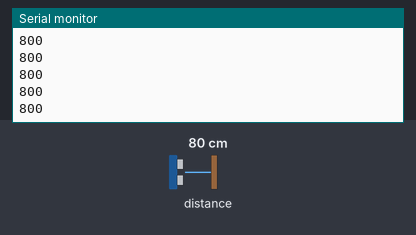
Bench run of a sketch on a simulated Arduino Uno, built with avr-gcc and run on an emulated ATmega328P. Shown: the last lines printed to the serial monitor. The inputs (shaded band) are chosen by the test bench; at power-on: distance to the obstacle 80 cm.

Above: at 1.2 s.
1.3 s: distance to the obstacle set to 2 cm
At 2.0 s:
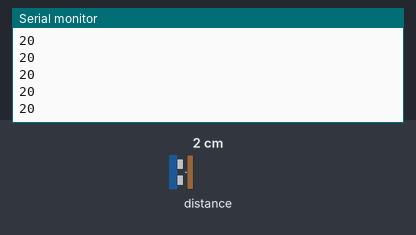
2.8 s: distance to the obstacle set to 4 cm
At 3.8 s:
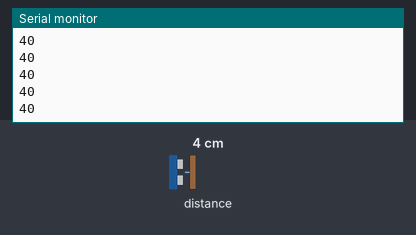
Timing chart, 0 to 5.8 s (numbered marks = the images above; inputs shaded):
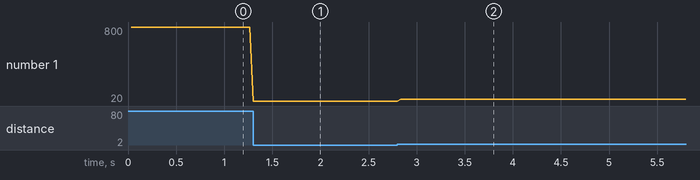

Measured:
- after the input at 1.3 s, the serial monitor: prints a new line at once (image 1)
- after the input at 2.8 s, the serial monitor: prints a new line at once (image 2)
- plotted number 1: 800 → 20 after the input at 1.3 s, 20 → 40 after the input at 2.8 s

The sketch:

T2E1.ino
```cpp
/*
This example shows how to take simple range measurements with the VL53L1X. The
range readings are in units of mm.
*/

#include <Wire.h>
#include <VL53L1X.h>

VL53L1X sensor;

void setup()
{
  while (!Serial) {}
  Serial.begin(115200);
  Wire.begin();
  Wire.setClock(400000); // use 400 kHz I2C

  sensor.setTimeout(500);
  if (!sensor.init())
  {
    Serial.println("Failed to detect and initialize sensor!");
    while (1);
  }

  // Use long distance mode and allow up to 50000 us (50 ms) for a measurement.
  // You can change these settings to adjust the performance of the sensor, but
  // the minimum timing budget is 20 ms for short distance mode and 33 ms for
  // medium and long distance modes. See the VL53L1X datasheet for more
  // information on range and timing limits.

  sensor.setDistanceMode(VL53L1X::Short);
  sensor.setMeasurementTimingBudget(500000);

  sensor.setDistanceMode(VL53L1X::Medium);
  sensor.setMeasurementTimingBudget(500000);

  sensor.setDistanceMode(VL53L1X::Long);
  sensor.setMeasurementTimingBudget(500000);

  // Start continuous readings at a rate of one measurement every 50 ms (the
  // inter-measurement period). This period should be at least as long as the
  // timing budget.
  sensor.startContinuous(50);
}

void loop()
{
  Serial.print(sensor.read());
  if (sensor.timeoutOccurred()) { Serial.print(" TIMEOUT"); }

  Serial.println();
}
```
